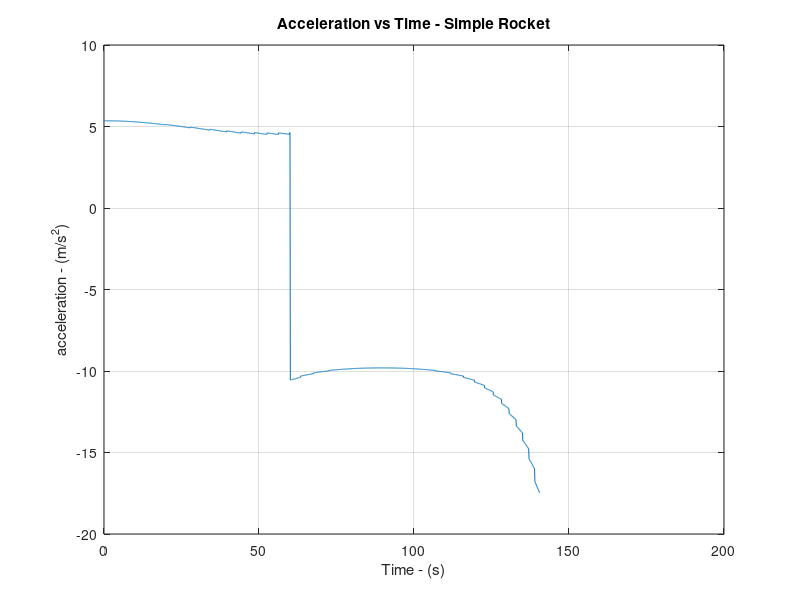
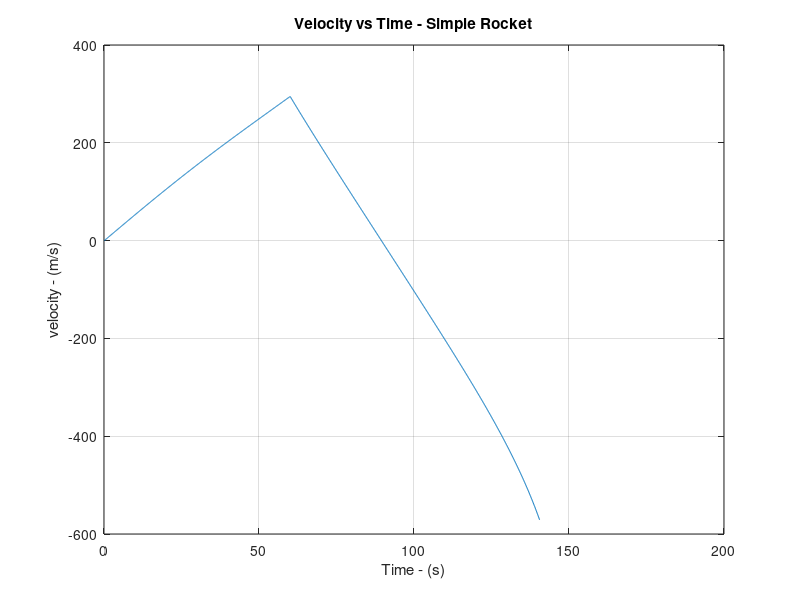
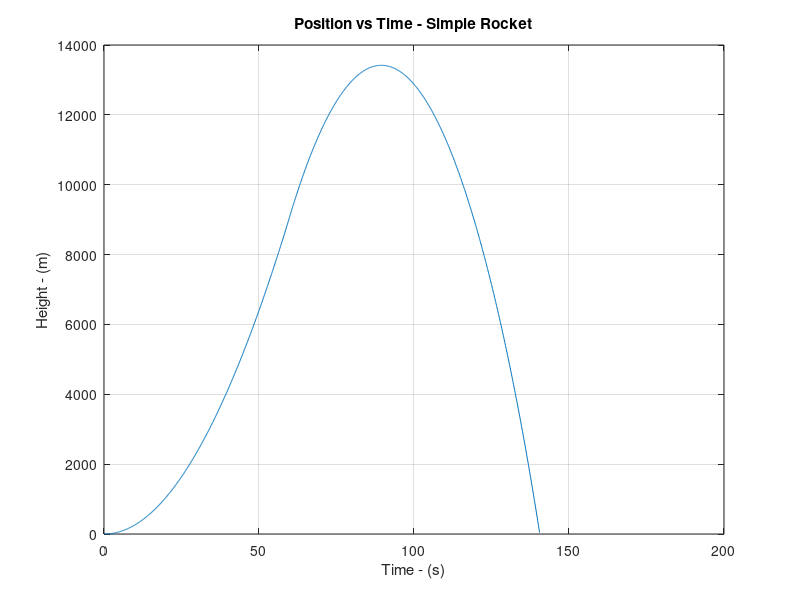

MATLAB code to generate these figures, in order:
clear variables % clear any old variables in the workspace
close all % closes any plots open from previous runs


%load without using the native method the density of the air file
load('densityVector.mat')


%List all the variables needed

massEmptyRocket = 1500; % kg
startingMassFuel = 7000; % kg
massHorse = 75; %kg
massTotal = massEmptyRocket + startingMassFuel +massHorse; % kg
engineThrust = 	130000; %N
area = 2 * 3.14;
gravity = 9.81; %m/s/s
density = 1.225; %kg/m3
dragCoeficient = .05;
drag = 0; % no drag
weight = massTotal * gravity; %Constant for now
dt = .1; % timeStep duration in seconds
endTime = 150; % Seconds
acceleration = zeros(1,endTime/dt); %Create empty vector of zeros for Acceleration Data the length of the simulation
time = zeros(1,endTime/dt);  ; %Create empty vector of zeros for time Data
burnTime = 60; %Time Engines are firing for.
maxAltitude = 9999999999;
endOfUsefulData = 0;
pos = 0;
vel = 0;
%start a loop to calcualte our equations of motion at each Time Step

for t = 1:1:(endTime/dt) %   t is the current TimeStep

%Equation of motion
    km = floor(pos / 1000) + 1; %we already compensated for matlab deficiencies
    density = densityVector(km);
    %1000 is added because else this drag is irrelevant compared to the trust and weight
    drag = 0.5 * density * (vel * vel) * area * dragCoeficient * 1000;
    if t <= (burnTime/dt) %while the engines are firing
        acceleration(t) =  (engineThrust - drag - weight) / massTotal;
    else %when the engines have stopped firing
        acceleration(t) =  (-drag - weight) /massTotal;
    end

    
time(t) = t*dt; % update the time vector with the new time step
if t == 380
 cry = 0
end

%Calculate the velocity and Position, by integrating.
velocity = cumtrapz(time,acceleration);
position = cumtrapz(time,velocity);

%Current position (and velocity) are computed BAD, so take two step ago, to be safe
  if t > 15
    pos = position(t - 1);
    vel = velocity(t - 1);
  else
    pos = 0;
    vel = 0;
  end

  if pos < 0
    endOfUsefulData = t - 2;
    break %terminate the Simulation, we have finished here
  end
   
    
end

%the data AFTER the end are plain wrong, we have to remove
velocityOld = velocity;
positionOld = position;
accelerationOld = acceleration;

velocity = zeros(1,endOfUsefulData);
position  = zeros(1,endOfUsefulData);
acceleration  = zeros(1,endOfUsefulData);
time = zeros(1,endOfUsefulData);

for t = 1:1:endOfUsefulData
 velocity(t) = velocityOld(t);
 position(t)  = positionOld(t);
 acceleration(t) = accelerationOld(t);
 time(t) = t*dt;
end

%plot results

figure();
plot(time, acceleration)
title ('Acceleration vs Time - Simple Rocket')
xlabel('Time - (s)')
ylabel('acceleration - (m/s^2)')
grid on

figure();
plot(time, velocity)
title ('Velocity vs Time - Simple Rocket')
xlabel('Time - (s)')
ylabel('velocity - (m/s)')
grid on

figure();
plot(time, position)
title ('Position vs Time - Simple Rocket')
xlabel('Time - (s)')
ylabel('Height - (m)')
grid on



